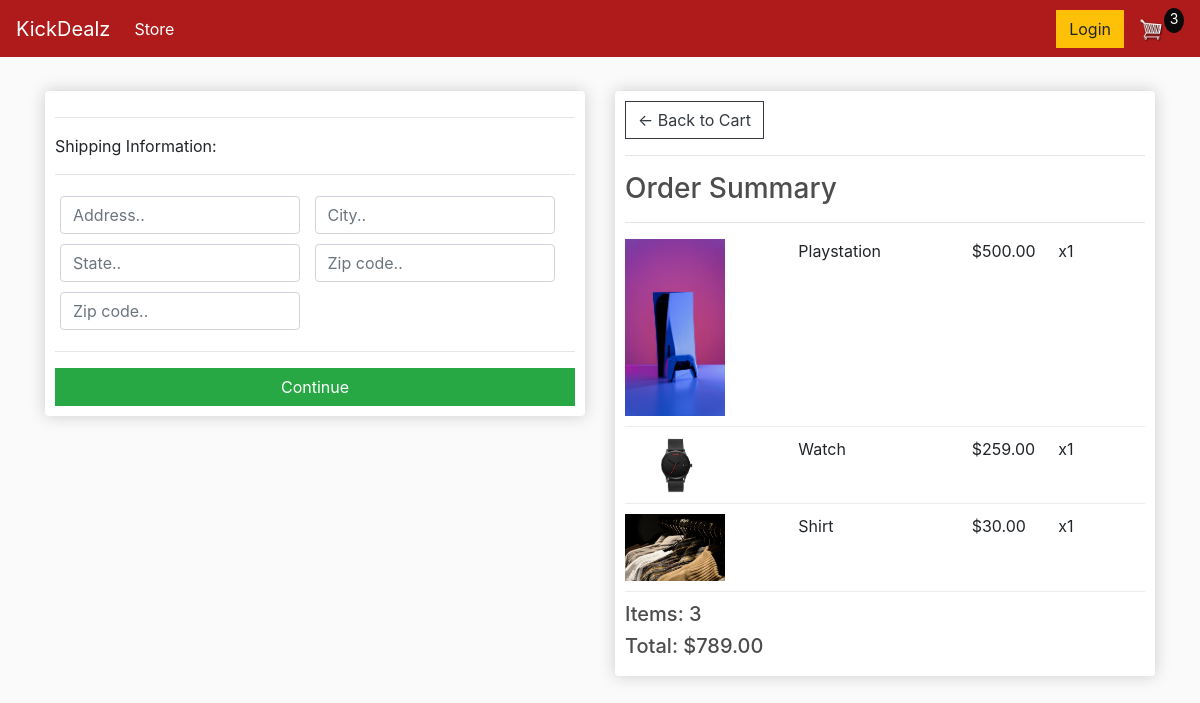
The app's page /checkout/ (signed in) with its own data.
### store/models.py (models this page shows, shortened)
class OrderItem(models.Model):
	product = models.ForeignKey(Product, on_delete=models.SET_NULL, null=True)
	order = models.ForeignKey(Order, on_delete=models.SET_NULL, null=True)
	quantity = models.IntegerField(default=0, null=True, blank=True)
	date_added = models.DateTimeField(auto_now_add=True)
	@property
	def get_total(self):
		total = self.product.price * self.quantity
		return total

class Product(models.Model):
	name = models.CharField(max_length=200)
	price = models.FloatField()
	digital = models.BooleanField(default=False,null=True, blank=True)
	image = models.ImageField(null=True, blank=True)
	@property
	def imageURL(self):
		try:
			url = self.image.url
		except:
			url = ''
		return url

class Order(models.Model):
	customer = models.ForeignKey(Customer, on_delete=models.SET_NULL, null=True, blank=True)
	date_ordered = models.DateTimeField(auto_now_add=True)
	complete = models.BooleanField(default=False)
	transaction_id = models.CharField(max_length=100, null=True)
	@property
	def shipping(self):
		shipping = False
		orderitems = self.orderitem_set.all()
		for i in orderitems:
			if i.product.digital == False:
				shipping = True
		return shipping
	@property
	def get_cart_total(self):
		orderitems = self.orderitem_set.all()
		total = sum([item.get_total for item in orderitems])
		return total
	@property
	def get_cart_items(self):
		orderitems = self.orderitem_set.all()
		total = sum([item.quantity for item in orderitems])
		return total

### store/views.py (the view)
# urls.py: path('checkout/', views.checkout, name="checkout"),
def checkout(request):
	data = cartData(request)
	cartItems = data['cartItems']
	order = data['order']
	items = data['items']
	context = {'items':items, 'order':order, 'cartItems':cartItems}
	return render(request, 'store/checkout.html', context)

### store/utils.py (called while the page is built)
def cartData(request):
	if request.user.is_authenticated:
		customer = request.user.customer
		order, created = Order.objects.get_or_create(customer=customer, complete=False)
		items = order.orderitem_set.all()
		cartItems = order.get_cart_items
	else:
		cookieData = cookieCart(request)
		cartItems = cookieData['cartItems']
		order = cookieData['order']
		items = cookieData['items']
	return {'cartItems':cartItems ,'order':order, 'items':items}

### store/templates/store/checkout.html (shortened to what this page needs)
{% extends 'store/main.html' %}
{% load static %}
{% block content %}
     <div class="row">
		<div class="col-lg-6">
			<div class="box-element" id="form-wrapper">
				<form id="form">
					<div id="shipping-info">
						<hr>
						<p>Shipping Information:</p>
						<hr>
						<div class="form-field">
							<input class="form-control" type="text" name="address" placeholder="Address..">
						</div>
						<div class="form-field">
							<input class="form-control" type="text" name="city" placeholder="City..">
						</div>
						<div class="form-field">
							<input class="form-control" type="text" name="state" placeholder="State..">
						</div>
						<div class="form-field">
							<input class="form-control" type="text" name="zipcode" placeholder="Zip code..">
						</div>
						<div class="form-field">
							<input class="form-control" type="text" name="country" placeholder="Zip code..">
						</div>
					</div>
					<hr>
					<input id="form-button" class="btn btn-success btn-block" type="submit" value="Continue">
				</form>
			</div>
			<br>
		</div>
		<div class="col-lg-6">
			<div class="box-element">
				<a  class="btn btn-outline-dark" href="{% url 'cart' %}">&#x2190; Back to Cart</a>
				<hr>
				<h3>Order Summary</h3>
				<hr>
				{% for item in items %}
				<div class="cart-row">
					<div style="flex:2"><img class="row-image" src="{{item.product.imageURL}}"></div>
					<div style="flex:2"><p>{{item.product.name}}</p></div>
					<div style="flex:1"><p>${{item.product.price|floatformat:2}}</p></div>
					<div style="flex:1"><p>x{{item.quantity}}</p></div>
				</div>
				{% endfor %}
				<h5>Items:   {{order.get_cart_items}}</h5>
				<h5>Total:   ${{order.get_cart_total|floatformat:2}}</h5>
			</div>
		</div>
	</div>
{% endblock content %}

### static/css/main.css (style rules this page uses)
body { background-color: hsl(0, 0%, 98%); }
h1,h2,h3,h4,h5,h6 { color:hsl(0, 0%, 30%); }
.box-element { box-shadow:hsl(0, 0%, 80%) 0 0 16px; background-color: #fff; border-radius: 4px; padding: 10px; }
.col-lg-4, .col-lg-6, .col-lg-8, .col-lg-12 { margin-top: 10px; }
.btn { border-radius: 0; }
.row-image { width: 100px; }
.form-field { width:250px; display: inline-block; padding: 5px; }
.cart-row { display: flex; align-items: flex-stretch; padding-bottom: 10px; margin-bottom: 10px; border-bottom: 1px solid #ececec; }

### records on screen
OrderItem: product.imageURL (picture), product.name "Playstation", product.price "500.00", quantity "1"
OrderItem: product.imageURL (picture), product.name "Watch", product.price "259.00", quantity "1"
OrderItem: product.imageURL (picture), product.name "Shirt", product.price "30.00", quantity "1"
Order: get_cart_items "3", get_cart_total "789.00"

### other values on screen
{{ cartItems }} "3"
